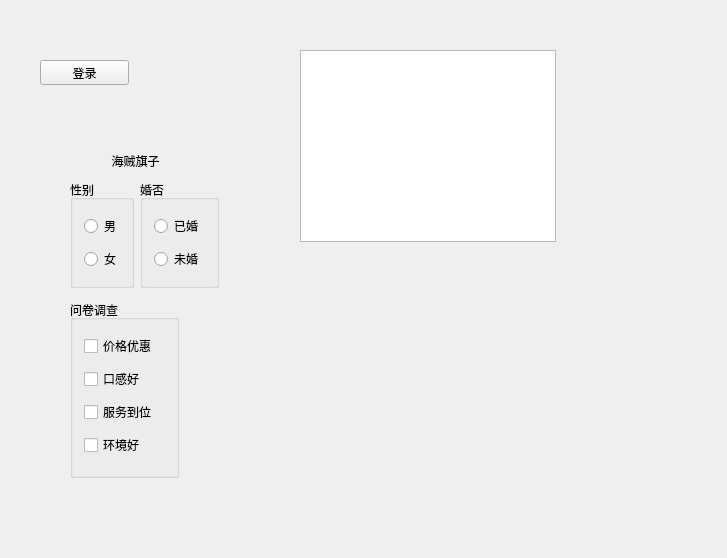
<?xml version="1.0" encoding="UTF-8"?>
<ui version="4.0">
 <class>Widget</class>
 <widget class="QWidget" name="Widget">
  <property name="geometry">
   <rect>
    <x>0</x>
    <y>0</y>
    <width>727</width>
    <height>558</height>
   </rect>
  </property>
  <property name="windowTitle">
   <string>Widget</string>
  </property>
  <widget class="QPushButton" name="pushButton">
   <property name="geometry">
    <rect>
     <x>40</x>
     <y>60</y>
     <width>89</width>
     <height>25</height>
    </rect>
   </property>
   <property name="text">
    <string>登录</string>
   </property>
   <property name="iconSize">
    <size>
     <width>20</width>
     <height>20</height>
    </size>
   </property>
  </widget>
  <widget class="QToolButton" name="toolButton">
   <property name="geometry">
    <rect>
     <x>70</x>
     <y>140</y>
     <width>131</width>
     <height>41</height>
    </rect>
   </property>
   <property name="text">
    <string>海贼旗子</string>
   </property>
   <property name="icon">
    <iconset resource="res.qrc">
     <normaloff>:/Image/OnePiece.png</normaloff>:/Image/OnePiece.png</iconset>
   </property>
   <property name="iconSize">
    <size>
     <width>32</width>
     <height>32</height>
    </size>
   </property>
   <property name="toolButtonStyle">
    <enum>Qt::ToolButtonTextBesideIcon</enum>
   </property>
   <property name="autoRaise">
    <bool>true</bool>
   </property>
  </widget>
  <widget class="QGroupBox" name="groupBox">
   <property name="geometry">
    <rect>
     <x>70</x>
     <y>180</y>
     <width>64</width>
     <height>108</height>
    </rect>
   </property>
   <property name="title">
    <string>性别</string>
   </property>
   <layout class="QVBoxLayout" name="verticalLayout">
    <item>
     <widget class="QRadioButton" name="radioButton">
      <property name="text">
       <string>男</string>
      </property>
     </widget>
    </item>
    <item>
     <widget class="QRadioButton" name="radioButton_2">
      <property name="text">
       <string>女</string>
      </property>
     </widget>
    </item>
   </layout>
  </widget>
  <widget class="QGroupBox" name="groupBox_2">
   <property name="geometry">
    <rect>
     <x>140</x>
     <y>180</y>
     <width>79</width>
     <height>108</height>
    </rect>
   </property>
   <property name="title">
    <string>婚否</string>
   </property>
   <layout class="QVBoxLayout" name="verticalLayout_2">
    <item>
     <widget class="QRadioButton" name="radioButton_3">
      <property name="text">
       <string>已婚</string>
      </property>
     </widget>
    </item>
    <item>
     <widget class="QRadioButton" name="radioButton_4">
      <property name="text">
       <string>未婚</string>
      </property>
     </widget>
    </item>
   </layout>
  </widget>
  <widget class="QGroupBox" name="groupBox_3">
   <property name="geometry">
    <rect>
     <x>70</x>
     <y>300</y>
     <width>109</width>
     <height>178</height>
    </rect>
   </property>
   <property name="title">
    <string>问卷调查</string>
   </property>
   <layout class="QVBoxLayout" name="verticalLayout_3">
    <item>
     <widget class="QCheckBox" name="checkBox">
      <property name="text">
       <string>价格优惠</string>
      </property>
      <property name="tristate">
       <bool>false</bool>
      </property>
     </widget>
    </item>
    <item>
     <widget class="QCheckBox" name="checkBox_2">
      <property name="text">
       <string>口感好</string>
      </property>
     </widget>
    </item>
    <item>
     <widget class="QCheckBox" name="checkBox_3">
      <property name="text">
       <string>服务到位</string>
      </property>
     </widget>
    </item>
    <item>
     <widget class="QCheckBox" name="checkBox_4">
      <property name="text">
       <string>环境好</string>
      </property>
     </widget>
    </item>
   </layout>
  </widget>
  <widget class="QListWidget" name="listWidget">
   <property name="geometry">
    <rect>
     <x>300</x>
     <y>50</y>
     <width>256</width>
     <height>192</height>
    </rect>
   </property>
   <property name="sizePolicy">
    <sizepolicy hsizetype="Expanding" vsizetype="Expanding">
     <horstretch>0</horstretch>
     <verstretch>0</verstretch>
    </sizepolicy>
   </property>
  </widget>
 </widget>
 <layoutdefault spacing="6" margin="11"/>
 <resources>
  <include location="res.qrc"/>
 </resources>
 <connections/>
</ui>
